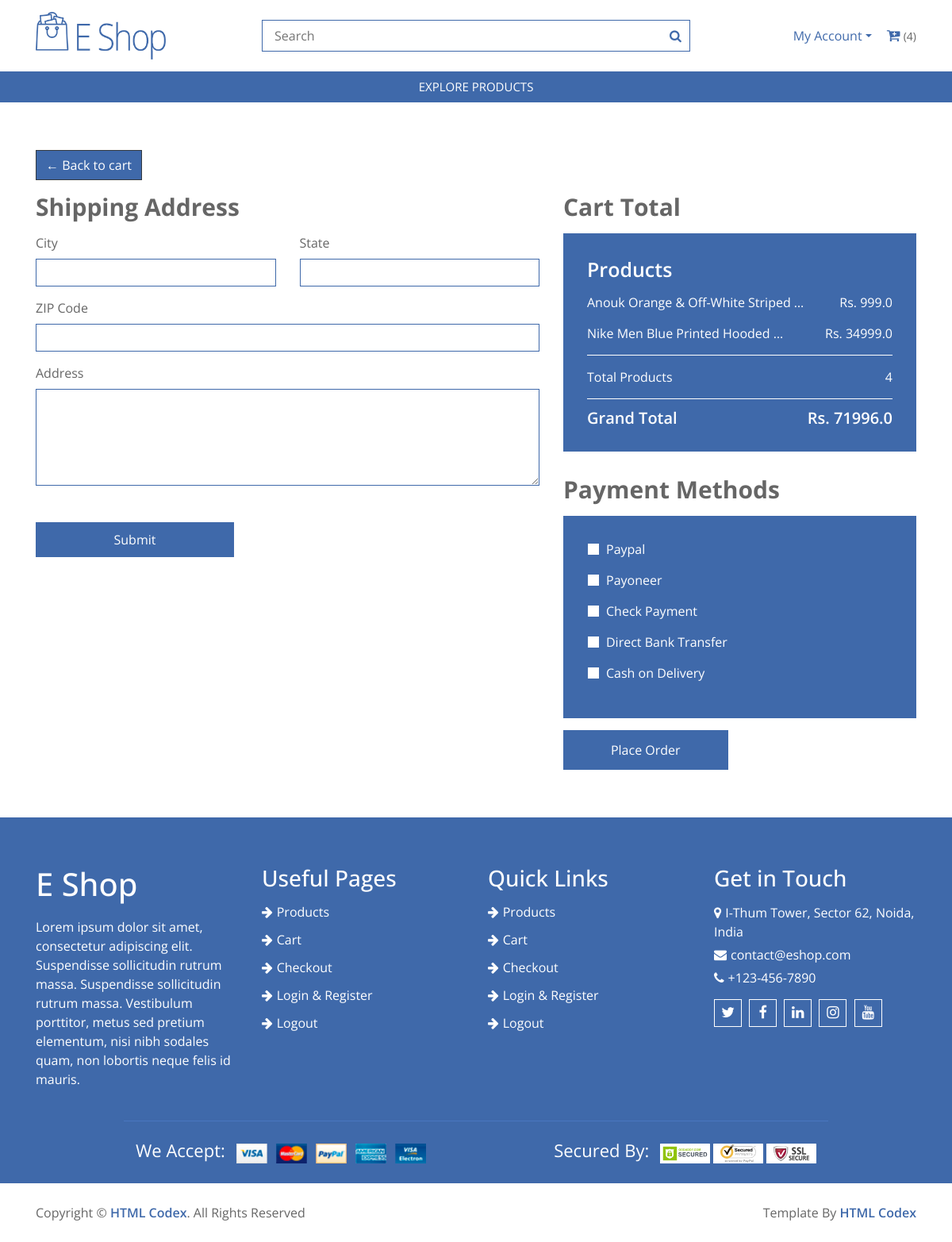
Page /checkout (signed in) on the committed database.
### store/models.py (models this page shows, shortened)
class Order(models.Model):
    customer = models.ForeignKey(Customer, on_delete=models.SET_NULL, null=True, blank=True)
    date_ordered = models.DateTimeField(auto_now_add=True)
    complete = models.BooleanField(default=False)
    transaction_id = models.CharField(max_length=100, null=True)
    @property
    def get_cart_total(self):
        items = self.orderitem_set.all()
        total = sum([item.get_item_total for item in items])
        return total
    @property
    def get_cart_items(self):
        items = self.orderitem_set.all()
        total = sum([item.quantity for item in items])
        return total

class OrderItem(models.Model):
    product = models.ForeignKey(Product, on_delete=models.SET_NULL, null=True)
    order = models.ForeignKey(Order, on_delete=models.SET_NULL, null=True)
    quantity = models.IntegerField(default=0, null=True, blank=True)
    date_added = models.DateTimeField(auto_now_add=True)
    @property
    def get_item_total(self):
        return self.product.price * self.quantity

class Product(models.Model):
    name = models.CharField(max_length=200)
    category = models.ForeignKey(Category, on_delete=models.SET_NULL, null=True)
    price = models.FloatField()
    image = models.ImageField(null=True, blank=True)

### store/views.py (the view, shortened to what this page needs)
# urls.py: path('checkout', views.checkout, name='checkout'),
def checkout(request):
    customer = request.user.customer
    cart = Order.objects.get(customer=customer, complete=False)
    items = cart.orderitem_set.all()
    context = {'order': cart, 'items': items}
    return render(request, 'checkout.html', context)

### templates/checkout.html (shortened to what this page needs)
{% extends 'base.html' %}
{% load static %}
{% block content %}
<div class="checkout">
    <div class="container">
        <a href="cart">
            <button class="btn btn-dark">&larr; Back to cart</button>
        </a>
        <div class="row mt-3">
            <div class="col-md-7">
                <div class="billing-address">
                    <h2>Shipping Address</h2>
                    <form action="checkout" method="post">
                    <div class="row">
                        <div class="col-md-6">
                            <label>City</label>
                            <input class="form-control" type="text" name="city">
                        </div>
                        <div class="col-md-6">
                            <label>State</label>
                            <input class="form-control" type="text" name="state">
                        </div>
                        <div class="col-md-12">
                            <label>ZIP Code</label>
                            <input class="form-control" type="text" name="zipcode">
                        </div>
                        <div class="col-md-12">
                            <label>Address</label>
                            <textarea class="form-control" name="address" id="" cols="20" rows="5"></textarea>
                        </div>
                        <div class="col-md-6 mt-4">
                            <input style="border: none; margin-top: 7px; width: 250px; padding: 10px; text-align: center; color: #ffffff; background: #3F69AA;" type="submit" value="Submit">
                        </div>
                    </form>
                    </div>
                </div>
            </div>
            <div class="col-md-5">
                <div class="checkout-summary">
                    <h2>Cart Total</h2>
                    <div class="checkout-content">
                        <h3>Products</h3>
                        {% for item in items %}
                        <p>{{ item.product.name | truncatewords:5 }}<span>Rs. {{ item.product.price }}</span></p>
                        {% endfor %}
                        <p class="sub-total">Total Products<span>{{ order.get_cart_items }}</span></p>
                        <h4>Grand Total<span>Rs. {{ order.get_cart_total }}</span></h4>
                    </div>
                </div>
                <div class="checkout-payment">
                    <h2>Payment Methods</h2>
                    <div class="payment-methods">
                        <div class="payment-method">
                            <div class="custom-control custom-radio">
                                <label class="custom-control-label" for="payment-1">Paypal</label>
                            </div>
                        </div>
                        <div class="payment-method">
                            <div class="custom-control custom-radio">
                                <label class="custom-control-label" for="payment-2">Payoneer</label>
                            </div>
                        </div>
                        <div class="payment-method">
                            <div class="custom-control custom-radio">
                                <label class="custom-control-label" for="payment-3">Check Payment</label>
                            </div>
                        </div>
                        <div class="payment-method">
                            <div class="custom-control custom-radio">
                                <label class="custom-control-label" for="payment-4">Direct Bank Transfer</label>
                            </div>
                        </div>
                        <div class="payment-method">
                            <div class="custom-control custom-radio">
                                <label class="custom-control-label" for="payment-5">Cash on Delivery</label>
                            </div>
                        </div>
                    </div>
                    <div class="checkout-btn">
                        <button>Place Order</button>
                    </div>
                </div>
            </div>
        </div>
    </div>
{% endblock %}

### templates/base.html (shortened to what this page needs)
{% load static %}
<!DOCTYPE html>
<html lang="en">
<head>
    <link href="https://stackpath.bootstrapcdn.com/bootstrap/4.4.1/css/bootstrap.min.css" rel="stylesheet">
    <link href="https://stackpath.bootstrapcdn.com/font-awesome/4.7.0/css/font-awesome.min.css" rel="stylesheet">
    <link href="{% static 'lib/slick/slick.css' %}" rel="stylesheet">
    <link href="{% static 'lib/slick/slick-theme.css' %}" rel="stylesheet">
    <link href="{% static 'css/style.css' %}" rel="stylesheet">
</head>
<body>
    <div class="top-header">
        <div class="container">
            <div class="row align-items-center">
                <div class="col-md-3">
                    <div class="logo">
                        <a href="/">
                            <img src="{% static 'images/logo.png' %}" alt="Logo">
                        </a>
                    </div>
                </div>
                <div class="col-md-6">
                    <form action="results" method="post">
                        <div class="search">
                            <input type="text" placeholder="Search" name="search">
                            <button><i class="fa fa-search"></i></button>
                        </div>
                    </form>
                </div>
                <div class="col-md-3">
                    <div class="user">
                        <div class="dropdown">
                            <a href="#" class="dropdown-toggle" data-toggle="dropdown">My Account</a>
                        </div>
                        <div class="cart">
                            <a href="cart"><i class="fa fa-cart-plus"></i></a>
                            <span>({{ order.get_cart_items }})</span>
                        </div>
                    </div>
                </div>
            </div>
        </div>
    </div>
    <div class="header">
        <div class="container">
            <nav class="navbar navbar-expand-md bg-dark navbar-dark">
                <div class="collapse navbar-collapse justify-content-between" id="navbarCollapse">
                    <div class="navbar-nav m-auto">
                        <a href="products" class="nav-item nav-link active">Explore products</a>
                    </div>
                </div>
            </nav>
        </div>
    </div>
    {% block content %}
    {% endblock %}
    <div class="footer">
        <div class="container-fluid">
            <div class="row">
                <div class="col-lg-3 col-md-6">
                    <div class="footer-widget">
                        <h1>E Shop</h1>
                        <p>
                            Lorem ipsum dolor sit amet, consectetur adipiscing elit. Suspendisse sollicitudin rutrum
                            massa. Suspendisse sollicitudin rutrum massa. Vestibulum porttitor, metus sed pretium
                            elementum, nisi nibh sodales quam, non lobortis neque felis id mauris.
                        </p>
                    </div>
                </div>
                <div class="col-lg-3 col-md-6">
                    <div class="footer-widget">
                        <h3 class="title">Useful Pages</h3>
                        <ul>
                            <li><a href="products">Products</a></li>
                            <li><a href="cart">Cart</a></li>
                            <li><a href="checkout">Checkout</a></li>
                            <li><a href="login">Login & Register</a></li>
                            <li><a href="my-account">Logout</a></li>
                        </ul>
                    </div>
                </div>
                <div class="col-lg-3 col-md-6">
                    <div class="footer-widget">
                        <h3 class="title">Quick Links</h3>
                        <ul>
                            <li><a href="products">Products</a></li>
                            <li><a href="cart">Cart</a></li>
                            <li><a href="checkout">Checkout</a></li>
                            <li><a href="login">Login & Register</a></li>
                            <li><a href="my-account">Logout</a></li>
                        </ul>
                    </div>
                </div>
                <div class="col-lg-3 col-md-6">
                    <div class="footer-widget">
                        <h3 class="title">Get in Touch</h3>
                        <div class="contact-info">
                            <p><i class="fa fa-map-marker"></i>I-Thum Tower, Sector 62, Noida, India</p>
                            <p><i class="fa fa-envelope"></i>contact@eshop.com</p>
                            <p><i class="fa fa-phone"></i>+123-456-7890</p>
                            <div class="social">
                                <a href=""><i class="fa fa-twitter"></i></a>
                                <a href=""><i class="fa fa-facebook"></i></a>
                                <a href=""><i class="fa fa-linkedin"></i></a>
                                <a href=""><i class="fa fa-instagram"></i></a>
                                <a href=""><i class="fa fa-youtube"></i></a>
                            </div>
                        </div>
                    </div>
                </div>
            </div>
            <div class="row payment">
                <div class="col-md-6">
                    <div class="payment-method">
                        <p>We Accept:</p>
                        <img src="{% static 'images/payment-method.png' %}" alt="Payment Method" />
                    </div>
                </div>
                <div class="col-md-6">
                    <div class="payment-security">
                        <p>Secured By:</p>
                        <img src="{% static 'images/godaddy.svg' %}" alt="Payment Security" />
                        <img src="{% static 'images/norton.svg' %}" alt="Payment Security" />
                        <img src="{% static 'images/ssl.svg' %}" alt="Payment Security" />
                    </div>
                </div>
            </div>
        </div>
    </div>
    <div class="footer-bottom">
        <div class="container">
            <div class="row">
                <div class="col-md-6 copyright">
                    <p>Copyright &copy; <a href="https://htmlcodex.com">HTML Codex</a>. All Rights Reserved</p>
                </div>
                <div class="col-md-6 template-by">
                    <p>Template By <a href="https://htmlcodex.com">HTML Codex</a></p>
                </div>
            </div>
        </div>
    </div>
</body>
</html>

### rows in the picture
Order: get_cart_items "4", get_cart_total "71996.0"
OrderItem: product.name "Anouk Orange & Off-White Striped …", product.price "999.0"
OrderItem: product.name "Nike Men Blue Printed Hooded …", product.price "34999.0"
